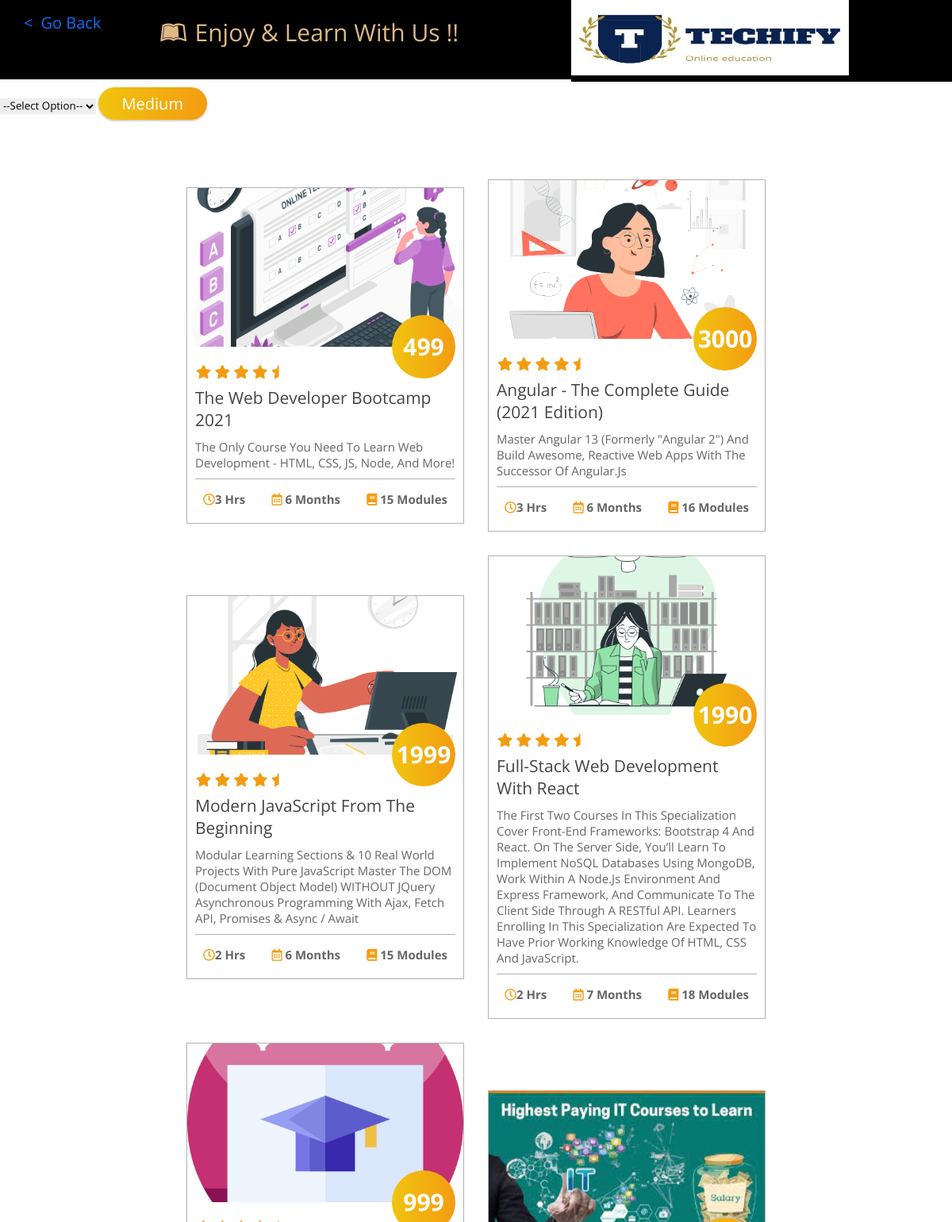
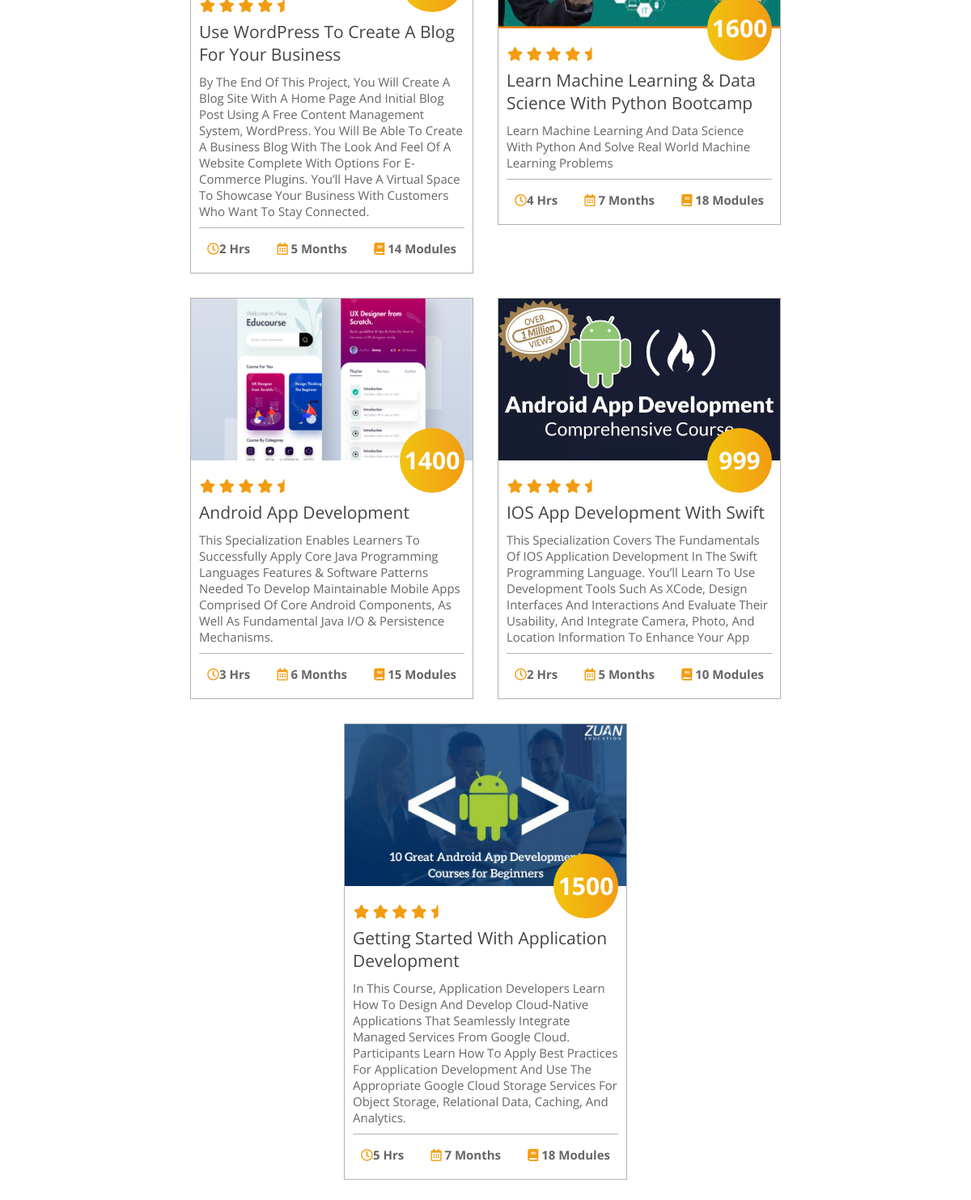
Screenshot of /medium.php with the database file from the repository (2 pictures, top to bottom).
### tables this page shows
CREATE TABLE itcourses (
  Course_id int auto_increment ,
  Course_Name varchar(100) NOT NULL,
  Description varchar(2000) NOT NULL,
  Time int(11) NOT NULL,
  Duration int(11) NOT NULL,
  Modules int(11) NOT NULL,
  Price int(11) NOT NULL,
  Category int(5) NOT NULL,
  Complexity varchar(20) NOT NULL,
  course_img varchar(50) NOT NULL,
  Medium varchar(50) NOT NULL,
  Learning varchar(1500) NOT NULL,
  Requirement varchar(500) NOT NULL,
  ins_id int not null,
  primary key(`Course_id`)
);

### medium.php (the view, shortened to what this page needs)
<!DOCTYPE html>
<html lang="en">
<head>
    <link rel="stylesheet" href="https://cdnjs.cloudflare.com/ajax/libs/font-awesome/5.15.2/css/all.min.css">
    <link rel="stylesheet" href="DCSS/coursecatstyle.css">
</head>
<body>
    <div class="contain32">
        <div class="button">
            <a href="category.php">Go Back</a>
        </div>
        <div class="heading32">
            <?php
                echo '<p><i class="fab fa-leanpub"></i>Enjoy & Learn with us !!</p>';
            ?>
        </div>
        <div class="logoT32">
            <img src="Dimages/T.jpeg">
        </div>
    </div>
    <div class="container">
        <div class="row justify-content-center">
            <div class="col-md-12">
                <div class="card mt-5">
                    <div class="card-body">
                        <form action="" method="GET">
                            <div class="row">
                                <div class="col-md-5">
                                    <div class="input-group mb-3">
                                        <select name="level" class="form-control">
                                            <option value="">--Select Option--</option>
                                        </select>
                                        <button type="submit" class="input-group-text btn btn-primary" id="basic-addon2">
                                            Medium
                                        </button>
                                    </div>
                                </div>
                            </div>
                        </form>
                    </div>
                </div>
</body>
<section class="course" id="course">
    <div class="box-container">
        <?php
        include "config.php";
        $s = "English";
        $sql = "SELECT * FROM itcourses
                        WHERE itcourses.Medium LIKE '%{$s}%' ";
        $result = mysqli_query($conn, $sql) or die("Query Failed.");
        if (mysqli_num_rows($result) > 0) {
            while ($row = mysqli_fetch_assoc($result)) {
        ?>
                <div class="box">
                    <img src="admin/upload/<?php echo $row['course_img']; ?>" alt="">
                    <h3 class="price"> <?php echo $row['Price']; ?></h3>
                    <div class="content">
                        <div class="stars">
                            <i class="fas fa-star"></i>
                            <i class="fas fa-star"></i>
                            <i class="fas fa-star"></i>
                            <i class="fas fa-star"></i>
                            <i class="fas fa-star-half"></i>
                        </div>
                        <a href='coursedetail.php?id=<?php echo $row['Course_id']; ?>' class="title"><?php echo $row['Course_Name']; ?></a>
                        <p><?php echo $row['Description']; ?></p>
                        <div class="info">
                            <h3> <i class="far fa-clock"></i><?php echo $row['Time']; ?> Hrs </h3>
                            <h3> <i class="far fa-calendar-alt"></i> <?php echo $row['Duration']; ?> Months </h3>
                            <h3> <i class="fas fa-book"></i> <?php echo $row['Modules']; ?> Modules </h3>
                        </div>
                    </div>
                </div>
        <?php
            }
        } else {
            echo "<h2>No Record Found.</h2>";
        }
        ?>
    </div>
</section>
</body>
</html>

### DCSS/coursecatstyle.css (style rules this page uses)
:root { --gradient: linear-gradient(90deg, #f1c40f, #f39c12); }
* { font-family: 'Open Sans', sans-serif; margin: 0; padding: 0; box-sizing: border-box; border: none; outline: none; text-decoration: none; text-transform: capitalize; transition: all .2s linear; }
html { font-size: 62.5%; overflow-x: hidden; }
section { min-height: 100vh; padding: 1rem 7%; padding-top: 6rem; }
.btn { padding: .7rem 3rem; font-size: 2rem; color: #fff; background: var(--gradient); border-radius: 5rem; margin-top: 1rem; cursor: pointer; box-shadow: 0 .1rem .3rem rgba(0, 0, 0, .3); position: relative; overflow: hidden; z-index: 0; }
.btn::before { content: ''; position: absolute; top: -1rem; left: -100%; background: #fff9; height: 150%; width: 20%; transform: rotate(25deg); z-index: -1; }
.course .box-container { display: flex; align-items: center; justify-content: center; flex-wrap: wrap; }
.course .box-container .box { width: 35rem; border: .1rem solid rgba(0, 0, 0, .3); position: relative; margin: 1.5rem; }
.course .box-container .box img { height: 20rem; width: 100%; object-fit: cover; }
.course .box-container .box .content { padding: 1rem; }
.course .box-container .box .content .stars i { color: #f39c12; font-size: 1.7rem; padding: 1rem .1rem; }
.course .box-container .box .content .title { color: #444; font-size: 2.1rem; }
.course .box-container .box .content p { padding: 1rem 0; color: #666; font-size: 1.5rem; }
.course .box-container .box .content .info { display: flex; justify-content: space-between; align-items: center; padding-top: .5rem; border-top: .1rem solid rgba(0, 0, 0, .3); }
.course .box-container .box .content .info h3 { font-size: 1.5rem; padding: 1rem; color: #666; }
.course .box-container .box .content .info h3 i { color: #f39c12; }
.course .box-container .box .price { position: absolute; top: 16rem; right: 1rem; height: 8rem; width: 8rem; line-height: 8rem; text-align: center; border-radius: 50%; background: var(--gradient); color: #fff; font-size: 3rem; }

### medium.php (style rules this page uses)
.contain32 { font-family: 'Poppins', sans-serif; height: 100px; background-color: black; width: 100%; }
.contain32 .button { float: left; width: 10%; margin-left: 30px; margin-top: 15px; background-color: black; }
.contain32 .button a { background-color: black; text-decoration: none; font-size: 20px; color: #0d6efd }
.contain32 .button a::before { content: '<'; margin-right: 10px; }
.contain32 .heading32 { text-align: center; float: left; width: 35%; margin-left: 30px; color: burlywood; background-color: black; font-family: 'Permanent Marker', cursive; }
.contain32 .heading32 p { margin-top: 20px; font-size: 30px; background-color: black; }
.contain32 .heading32 p i { margin-right: 10px; background-color: black; }
.contain32 .logoT32 { float: right; width: 40%; margin-top: 0px; background-color: black; }
.logoT32 img { height: 100px; width: 350px; transform: translateY(-5%); background-color: black; }

### rows the page displays
itcourses: course_img (picture), Price "499", Course_Name "The Web Developer Bootcamp 2021", Description "The Only Course You Need To Learn Web Development - HTML, CSS, JS, Node, And More!", Time "3", Duration "6", Modules "15"
itcourses: course_img (picture), Price "3000", Course_Name "Angular - The Complete Guide (2021 Edition)", Description "Master Angular 13 (Formerly \"Angular 2\") And Build Awesome, Reactive Web Apps With The Successor Of Angular.js", Time "3", Duration "6", Modules "16"
itcourses: course_img (picture), Price "1999", Course_Name "Modern JavaScript From The Beginning", Description "Modular Learning Sections & 10 Real World Projects With Pure JavaScript Master The DOM (Document Object Model) WITHOUT JQuery Asynchronous Programming With Ajax, Fetch API, Promises & Async / Await", Time "2", Duration "6", Modules "15"
itcourses: course_img (picture), Price "1990", Course_Name "Full-Stack Web Development With React", Description "The First Two Courses In This Specialization Cover Front-End Frameworks: Bootstrap 4 And React. On The Server Side, You’ll Learn To Implement NoSQL Databases Using MongoDB, Work Within A Node.js Environment And Express Framework, And Communicate To The Client Side Through A RESTful API. Learners Enrolling In This Specialization Are Expected To Have Prior Working Knowledge Of HTML, CSS And JavaScript.", Time "2", Duration "7", Modules "18"
itcourses: course_img (picture), Price "999", Course_Name "Use WordPress To Create A Blog For Your Business", Description "By The End Of This Project, You Will Create A Blog Site With A Home Page And Initial Blog Post Using A Free Content Management System, WordPress. You Will Be Able To Create A Business Blog With The Look And Feel Of A Website Complete With Options For E-Commerce Plugins. You’ll Have A Virtual Space To Showcase Your Business With Customers Who Want To Stay Connected.", Time "2", Duration "5", Modules "14"
itcourses: course_img (picture), Price "1600", Course_Name "Learn Machine Learning & Data Science With Python Bootcamp", Description "Learn Machine Learning And Data Science With Python And Solve Real World Machine Learning Problems", Time "4", Duration "7", Modules "18"
itcourses: course_img (picture), Price "1400", Course_Name "Android App Development", Description "This Specialization Enables Learners To Successfully Apply Core Java Programming Languages Features & Software Patterns Needed To Develop Maintainable Mobile Apps Comprised Of Core Android Components, As Well As Fundamental Java I/O & Persistence Mechanisms.", Time "3", Duration "6", Modules "15"
itcourses: course_img (picture), Price "999", Course_Name "IOS App Development With Swift", Description "This Specialization Covers The Fundamentals Of IOS Application Development In The Swift Programming Language. You’ll Learn To Use Development Tools Such As XCode, Design Interfaces And Interactions And Evaluate Their Usability, And Integrate Camera, Photo, And Location Information To Enhance Your App", Time "2", Duration "5", Modules "10"
itcourses: course_img (picture), Price "1500", Course_Name "Getting Started With Application Development", Description "In This Course, Application Developers Learn How To Design And Develop Cloud-Native Applications That Seamlessly Integrate Managed Services From Google Cloud. Participants Learn How To Apply Best Practices For Application Development And Use The Appropriate Google Cloud Storage Services For Object Storage, Relational Data, Caching, And Analytics.", Time "5", Duration "7", Modules "18"
